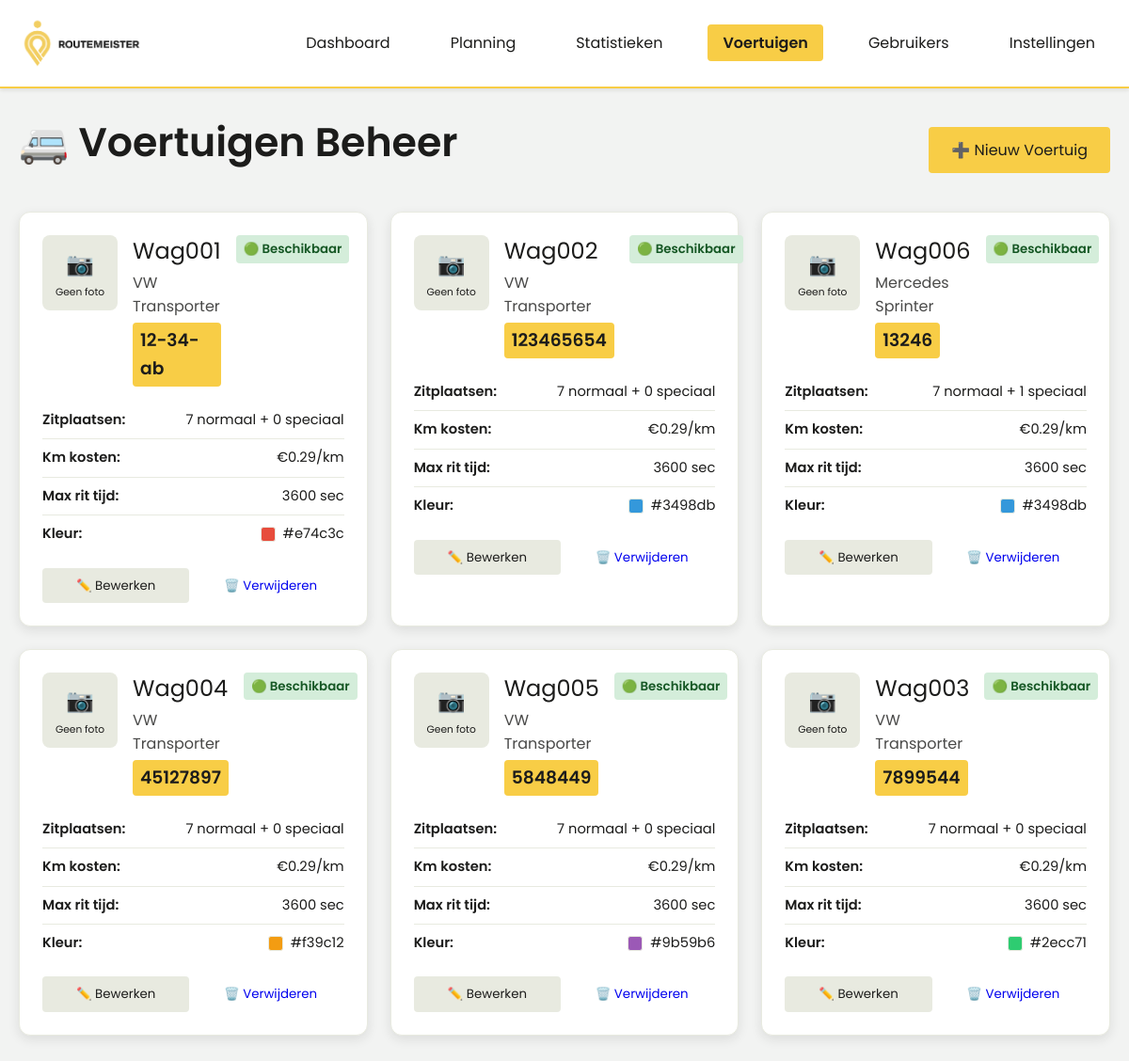
/vehicles/, run on the app's committed database.
### planning/models.py (models this page shows, shortened)
class Vehicle(models.Model):
    referentie = models.CharField(max_length=50, unique=True, null=True, blank=True, help_text="Unieke referentie (bijv. W206)")
    kenteken = models.CharField(max_length=10, unique=True, help_text="Kenteken van het voertuig")
    merk_model = models.CharField(max_length=100, help_text="Merk en model (bijv. VW Transporter)")
    aantal_zitplaatsen = models.IntegerField(default=7, help_text="Aantal normale zitplaatsen")
    speciale_zitplaatsen = models.IntegerField(default=0, help_text="Aantal speciale zitplaatsen (rolstoel, etc.)")
    km_kosten_per_km = models.DecimalField(max_digits=5, decimal_places=2, default=0.29, help_text="Kosten per kilometer")
    maximale_rit_tijd = models.IntegerField(default=3600, help_text="Maximale rit tijd in seconden")
    kleur = models.CharField(max_length=7, default='#3498db', help_text="Kleur voor dit voertuig (hex code, bijv. #FF5733)")
    foto = models.ImageField(upload_to='vehicles/', null=True, blank=True, help_text="Profiel foto van het voertuig")
    STATUS_CHOICES = [
        ('beschikbaar', 'Beschikbaar'),
        ('onderhoud', 'Onderhoud'),
        ('niet_beschikbaar', 'Niet beschikbaar'),
        ('defect', 'Defect'),
        ('in_reparatie', 'In reparatie'),
    ]
    status = models.CharField(max_length=20, choices=STATUS_CHOICES, default='beschikbaar')
    status_until = models.DateField(null=True, blank=True, help_text="Status geldig tot (voor onderhoud/reparatie)")
    aangemaakt_op = models.DateTimeField(auto_now_add=True)
    class Meta:
        verbose_name = "Voertuig"
        verbose_name_plural = "Voertuigen"

### planning/views.py (the view)
# urls.py: path('vehicles/', views.vehicles_list, name='vehicles_list'),
def vehicles_list(request):
    vehicles = Vehicle.objects.all().order_by('kenteken')
    context = {
        'vehicles': vehicles,
    }
    return render(request, 'planning/vehicles_list.html', context)

### planning/templates/planning/vehicles_list.html (shortened to what this page needs)
{% extends 'planning/base.html' %}
{% block content %}
<div class="header">
    <h1>🚐 Voertuigen Beheer</h1>
    <a href="{% url 'vehicle_create' %}" class="btn btn-primary">➕ Nieuw Voertuig</a>
</div>
<div class="vehicle-grid">
    {% for vehicle in vehicles %}
    <div class="vehicle-card">
        <div class="vehicle-header">
            <div class="vehicle-photo">
                {% if vehicle.foto %}
                    <img src="{{ vehicle.foto.url }}" alt="{{ vehicle.referentie }}" class="vehicle-image">
                {% else %}
                    <div class="vehicle-placeholder">
                        <span>📷</span>
                        <small>Geen foto</small>
                    </div>
                {% endif %}
            </div>
            <div class="vehicle-info">
                <h3>{{ vehicle.referentie }}</h3>
                <p class="vehicle-model">{{ vehicle.merk_model }}</p>
                <p class="vehicle-plate">{{ vehicle.kenteken }}</p>
            </div>
            <div class="vehicle-status status-{{ vehicle.status }}">
                {% if vehicle.status == 'beschikbaar' %}
                    🟢 Beschikbaar
                {% elif vehicle.status == 'in_onderhoud' %}
                    🟠 In onderhoud
                {% elif vehicle.status == 'niet_beschikbaar' %}
                    🔴 Niet beschikbaar
                {% endif %}
            </div>
        </div>
        <div class="vehicle-details">
            <div class="detail-row">
                <span class="detail-label">Zitplaatsen:</span>
                <span class="detail-value">{{ vehicle.aantal_zitplaatsen }} normaal + {{ vehicle.speciale_zitplaatsen }} speciaal</span>
            </div>
            <div class="detail-row">
                <span class="detail-label">Km kosten:</span>
                <span class="detail-value">€{{ vehicle.km_kosten_per_km }}/km</span>
            </div>
            <div class="detail-row">
                <span class="detail-label">Max rit tijd:</span>
                <span class="detail-value">{{ vehicle.maximale_rit_tijd|floatformat:0 }} sec</span>
            </div>
            <div class="detail-row">
                <span class="detail-label">Kleur:</span>
                <span class="detail-value">
                    <div class="color-preview" style="background-color: {{ vehicle.kleur }};"></div>
                    {{ vehicle.kleur }}
                </span>
            </div>
        </div>
        <div class="vehicle-actions">
            <a href="{% url 'vehicle_edit' vehicle.id %}" class="btn btn-secondary">✏️ Bewerken</a>
            <a href="{% url 'vehicle_delete' vehicle.id %}" class="btn btn-danger" onclick="return confirm('Weet je zeker dat je dit voertuig wilt verwijderen?')">🗑️ Verwijderen</a>
        </div>
    </div>
    {% empty %}
    <div class="empty-state">
        <p>Geen voertuigen gevonden. <a href="{% url 'vehicle_create' %}">Voeg je eerste voertuig toe</a>.</p>
    </div>
    {% endfor %}
</div>
{% endblock %}

### planning/templates/planning/base.html (shortened to what this page needs)
{% load static %}
<!DOCTYPE html>
<html lang="nl">
<head>
    <link rel="stylesheet" href="https://unpkg.com/leaflet@1.9.4/dist/leaflet.css" />
    <link rel="stylesheet" href="https://unpkg.com/leaflet-polylinedecorator@1.6.0/dist/leaflet.polylinedecorator.css" />
</head>
<body>
    <nav class="navbar">
        <div class="container">
            <div style="display: flex; justify-content: space-between; align-items: center;">
                <a href="{% url 'home' %}" class="navbar-brand">
                    <img src="{% static 'Routemeister_Logo_White_BG_Larger.png' %}" alt="Routemeister" class="navbar-logo">
                </a>
                <ul class="nav-links">
                    <li><a href="{% url 'home' %}" {% if request.resolver_match.url_name == 'home' %}class="active"{% endif %}>Dashboard</a></li>
                    <li><a href="{% url 'planning_overview' %}" {% if request.resolver_match.url_name == 'planning_overview' %}class="active"{% endif %}>Planning</a></li>
                    <li><a href="{% url 'statistics' %}" {% if request.resolver_match.url_name == 'statistics' %}class="active"{% endif %}>Statistieken</a></li>
                    <li><a href="{% url 'vehicles_list' %}" {% if request.resolver_match.url_name == 'vehicles_list' %}class="active"{% endif %}>Voertuigen</a></li>
                    <li><a href="{% url 'users_list' %}" {% if request.resolver_match.url_name == 'users_list' %}class="active"{% endif %}>Gebruikers</a></li>
                    <li><a href="{% url 'settings' %}" {% if request.resolver_match.url_name == 'settings' %}class="active"{% endif %}>Instellingen</a></li>
                </ul>
            </div>
        </div>
    </nav>
    <main class="container" style="padding-top: 2rem; padding-bottom: 2rem;">
        {% block content %}{% endblock %}
    </main>
</body>
</html>

### planning/templates/planning/base.html (style rules this page uses)
:root { --routemeister-black: #000000; --routemeister-white: #FFFFFF; --routemeister-asphalt: #1C1C1B; --routemeister-yellow: #F8CD46; --routemeister-light-grey: #E8EAE0; --routemeister-off-white: #F2F3F2; }
* { margin: 0; padding: 0; box-sizing: border-box; }
body { font-family: 'Poppins', sans-serif; font-weight: 400; font-size: 12pt; line-height: 1.6; color: var(--routemeister-asphalt); background-color: var(--routemeister-off-white); }
h1, .header-1 { font-family: 'Poppins', sans-serif; font-weight: 600; font-size: 32pt; line-height: 1.2; color: var(--routemeister-asphalt); margin-bottom: 1rem; }
h3, .header-3 { font-family: 'Poppins', sans-serif; font-weight: 400; font-size: 17pt; line-height: 1.4; color: var(--routemeister-asphalt); margin-bottom: 0.6rem; }
p, .body-text { font-family: 'Poppins', sans-serif; font-weight: 400; font-size: 12pt; line-height: 1.6; color: var(--routemeister-asphalt); margin-bottom: 0.5rem; }
.caption, small { font-family: 'Poppins', sans-serif; font-weight: 400; font-size: 9pt; line-height: 1.4; color: var(--routemeister-asphalt); }
.container { max-width: 1200px; margin: 0 auto; padding: 0 20px; }
.navbar { background-color: var(--routemeister-white); border-bottom: 2px solid var(--routemeister-yellow); padding: 1rem 0; box-shadow: 0 2px 4px rgba(28, 28, 27, 0.1); position: sticky; top: 0; z-index: 1000; }
.navbar-brand { display: flex; align-items: center; text-decoration: none; }
.navbar-logo { height: 60px; width: auto; }
.nav-links { display: flex; gap: 2rem; list-style: none; }
.nav-links a { font-family: 'Poppins', sans-serif; font-weight: 400; font-size: 12pt; color: var(--routemeister-asphalt); text-decoration: none; padding: 0.5rem 1rem; border-radius: 4px; transition: all 0.3s ease; }
.nav-links a.active { background-color: var(--routemeister-yellow); color: var(--routemeister-asphalt); font-weight: 600; }
.btn { font-family: 'Poppins', sans-serif; font-weight: 400; font-size: 12pt; padding: 0.75rem 1.5rem; border: none; border-radius: 4px; cursor: pointer; text-decoration: none; display: inline-block; transition: all 0.3s ease; }
.btn-primary { background-color: var(--routemeister-yellow); color: var(--routemeister-asphalt); }
.btn-secondary { background-color: var(--routemeister-light-grey); color: var(--routemeister-asphalt); }

### data on the page
Vehicle: foto "Geen foto", referentie "Wag001", merk_model "VW Transporter", kenteken "12-34-ab", status "🟢 Beschikbaar", aantal_zitplaatsen "7", speciale_zitplaatsen "0", km_kosten_per_km "0.29", maximale_rit_tijd "3600", kleur "#e74c3c"
Vehicle: foto "Geen foto", referentie "Wag002", merk_model "VW Transporter", kenteken "123465654", status "🟢 Beschikbaar", aantal_zitplaatsen "7", speciale_zitplaatsen "0", km_kosten_per_km "0.29", maximale_rit_tijd "3600", kleur "#3498db"
Vehicle: foto "Geen foto", referentie "Wag006", merk_model "Mercedes Sprinter", kenteken "13246", status "🟢 Beschikbaar", aantal_zitplaatsen "7", speciale_zitplaatsen "1", km_kosten_per_km "0.29", maximale_rit_tijd "3600", kleur "#3498db"
Vehicle: foto "Geen foto", referentie "Wag004", merk_model "VW Transporter", kenteken "45127897", status "🟢 Beschikbaar", aantal_zitplaatsen "7", speciale_zitplaatsen "0", km_kosten_per_km "0.29", maximale_rit_tijd "3600", kleur "#f39c12"
Vehicle: foto "Geen foto", referentie "Wag005", merk_model "VW Transporter", kenteken "5848449", status "🟢 Beschikbaar", aantal_zitplaatsen "7", speciale_zitplaatsen "0", km_kosten_per_km "0.29", maximale_rit_tijd "3600", kleur "#9b59b6"
Vehicle: foto "Geen foto", referentie "Wag003", merk_model "VW Transporter", kenteken "7899544", status "🟢 Beschikbaar", aantal_zitplaatsen "7", speciale_zitplaatsen "0", km_kosten_per_km "0.29", maximale_rit_tijd "3600", kleur "#2ecc71"
